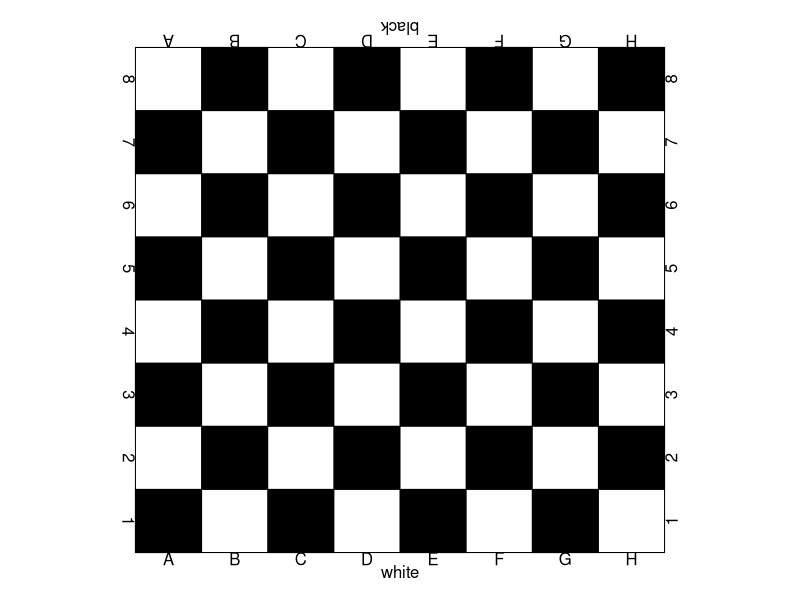

Recreate this plot in R.
pdf("chess_board.pdf",8.5,11)

par(mar=c(0,0,0,0),pty="s")
plot(0,0,"n",ann=F,axes=F,xlim=c(-0.2,8.2),ylim=c(-0.4,8.4))

for(i in 1:8){
    for(j in 1:8){
        if((i+j)%%2==0){
            polygon(c(i-1,i,i,i-1),c(j-1,j-1,j,j),col="black")
        }
    }
}
polygon(c(0,0,8,8),c(0,8,8,0))

for(i in 1:8){
    text(i-0.5,-0.1,LETTERS[i])
    text(i-0.5,8.1,LETTERS[i],srt=180)
    text(8.1,i-0.5,i,srt=90)
    text(-0.1,i-0.5,i,srt=90*3)
}
text(4,-0.3,"white")
text(4,8.3,"black",srt=180)

dev.off()
